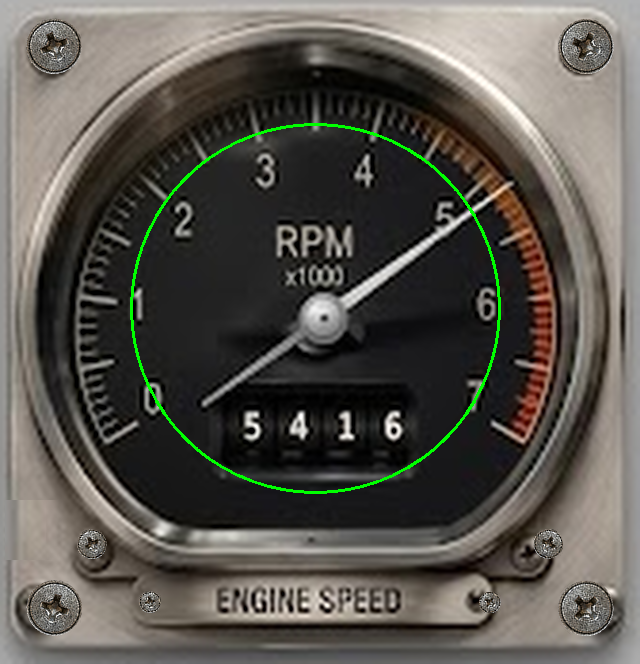
#> input picture scripts/bezel_ring_184.png, 640 x 664 px, given in place of media_1788522554491.png, which was not available
$ python build_pristine_meters.py
#> lines starting #> are read from the running program, lines starting #| are printed output that depends on the picture; after the words box and inside, x2 and y2 are one past the last pixel; in counts of white or black regions, pixels touching at a corner belong together; pictures that were not available may be replaced by others from this repository, and a replacement may not be noted
import cv2
import numpy as np
from PIL import Image, ImageDraw, ImageFont
import os

p_ideal = r'C:\Users\Asus\.gemini\antigravity-ide\brain\24d35c95-0833-406d-837e-c0d9de503aa8\.user_uploaded\media_1788522554491.png'
im_ideal = cv2.imread(p_ideal)
#> im_ideal is the input picture: shape (664, 640, 3); mean B, G, R 78.2, 85, 87.7

# 1. Symmetric Square Crop from Gauge 1
crop = im_ideal[7:175, 6:174]
W_4X, H_4X = 640, 664
chassis = cv2.resize(crop, (W_4X, H_4X), interpolation=cv2.INTER_LANCZOS4)
M_shift = np.float32([[1, 0, 2], [0, 1, 0]])
chassis = cv2.warpAffine(chassis, M_shift, (W_4X, H_4X), borderMode=cv2.BORDER_REFLECT)

cx, cy = 320, 308

# 2. Seamlessly erase extra screw on lower left with Gaussian-feathered mirror patch
clean_right = chassis[500:560, 580:635]
clean_left = cv2.flip(clean_right, 1)
ph, pw = clean_left.shape[:2]
#> ph = 60; pw = 55
alpha = np.ones((ph, pw), dtype=np.float32)
border = 10
for i in range(border):
    f = i / float(border)
    alpha[i, :] = np.minimum(alpha[i, :], f)
    alpha[-1-i, :] = np.minimum(alpha[-1-i, :], f)
    alpha[:, i] = np.minimum(alpha[:, i], f)
    alpha[:, -1-i] = np.minimum(alpha[:, -1-i], f)
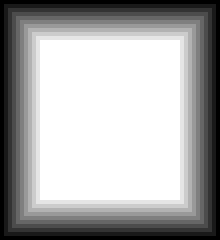
#> alpha: shape (60, 55) float32 (shown 4 times larger); min 0, max 1, mean 0.663
alpha = cv2.GaussianBlur(alpha, (15, 15), 0)[:, :, None]

target = chassis[500:560, 5:60].astype(np.float32)
chassis[500:560, 5:60] = (target * (1.0 - alpha) + clean_left.astype(np.float32) * alpha).astype(np.uint8)
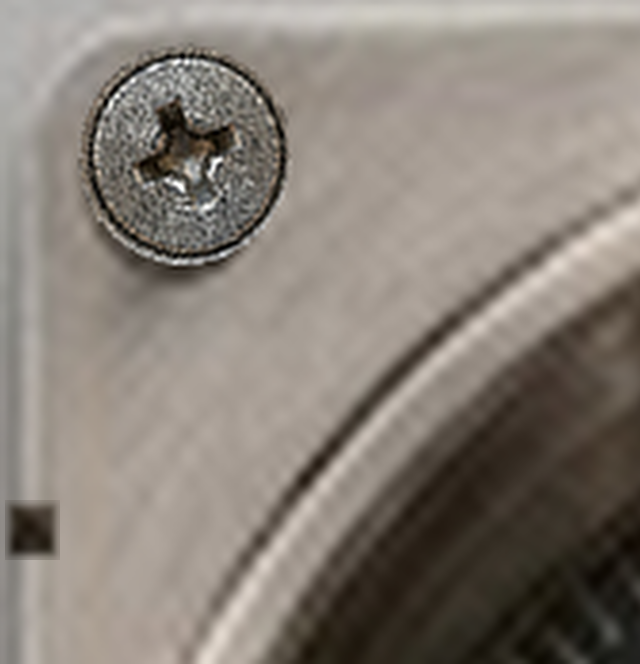
#> chassis: shape (664, 640, 3); mean B, G, R 118.9, 127.4, 135.4

# 3. Build Pristine Deep Matte Black Dial Face (Radius 250 with flat bottom at 482)
dial_r = 250
dial_mask = np.zeros((H_4X, W_4X), dtype=np.uint8)
cv2.circle(dial_mask, (cx, cy), dial_r, 255, -1)
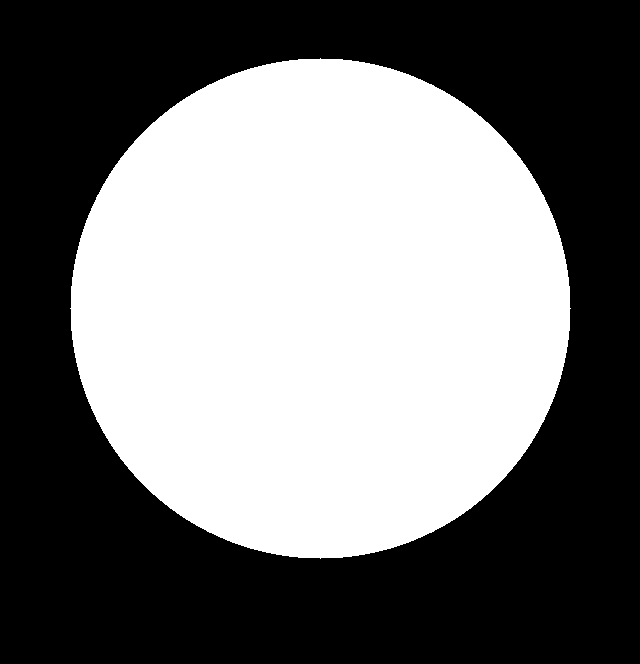
#> dial_mask: shape (664, 640); 46.2% white; 1 white region, box (x1, y1, x2, y2) and area: (70, 58, 571, 559) 196321
dial_mask[482:, :] = 0

Y, X = np.ogrid[:H_4X, :W_4X]
dist = np.sqrt((X - cx)**2 + (Y - cy)**2)
norm_dist = np.clip(dist / float(dial_r), 0, 1.0)

center_col = np.array([36, 38, 42], dtype=np.float32)
edge_col = np.array([14, 15, 18], dtype=np.float32)

dial_bg = np.zeros((H_4X, W_4X, 3), dtype=np.float32)
for c in range(3):
    dial_bg[:, :, c] = center_col[c] + (edge_col[c] - center_col[c]) * (norm_dist ** 1.3)

np.random.seed(42)
noise = np.random.normal(0, 1.2, (H_4X, W_4X, 3)).astype(np.float32)
dial_bg = np.clip(dial_bg + noise, 0, 255).astype(np.uint8)

feather_mask = np.clip((dial_r + 1 - dist) / 2.0, 0, 1.0)[:, :, None]
feather_mask[482:, :] = 0
chassis_dial = chassis.astype(np.float32) * (1.0 - feather_mask) + dial_bg.astype(np.float32) * feather_mask
master_blank = chassis_dial.astype(np.uint8)

# Recessed odometer drum window
master_blank[396:456, 206:434] = [14, 15, 17]
#> master_blank: shape (664, 640, 3); mean B, G, R 75.6, 81, 86.7

# Clean plaque strip y: 580..630, x: 170..470 (centered at 320!)
plaque_raw = master_blank[580:630, 170:470]
clean_slice = plaque_raw[8:42, 20:30]
replicated = cv2.resize(clean_slice, (240, 34), interpolation=cv2.INTER_LINEAR)
plaque_clean = plaque_raw.copy()
plaque_clean[8:42, 30:270] = replicated
p_noise = np.random.normal(0, 1.2, replicated.shape).astype(np.float32)
plaque_clean[8:42, 30:270] = np.clip(plaque_clean[8:42, 30:270].astype(np.float32) + p_noise, 0, 255).astype(np.uint8)
master_blank[580:630, 170:470] = plaque_clean
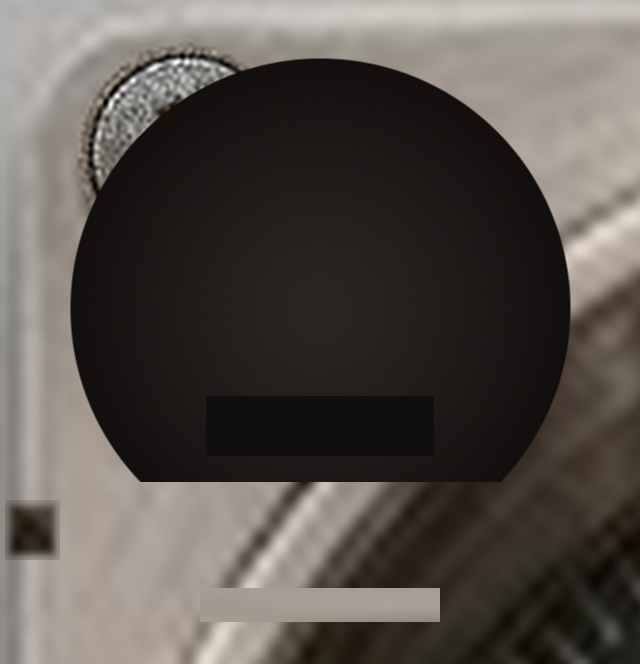
#> master_blank: shape (664, 640, 3); mean B, G, R 76.8, 82.3, 88

# 4. Stamp High-Definition Aerospace Stainless Steel Screws
stamp = cv2.imread('scripts/pristine_screw_stamp.png', cv2.IMREAD_UNCHANGED)
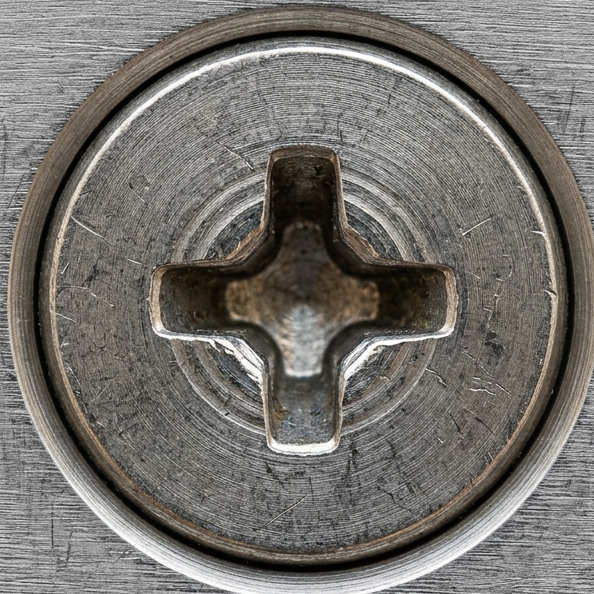
#> input picture scripts/pristine_screw_stamp.png, 594 x 594 px, found by its file name
#> stamp is the input picture: shape (594, 594, 4); mean B, G, R, A 109.1, 114.2, 117.2, 194.2

def stamp_screw(bg, x_center, y_center, size, angle_deg=0):
#> called with x_center = 54, y_center = 46, size = 56, angle_deg = 22
    s = cv2.resize(stamp, (size, size), interpolation=cv2.INTER_LANCZOS4)
    if angle_deg != 0:
        M = cv2.getRotationMatrix2D((size//2, size//2), angle_deg, 1.0)
        s = cv2.warpAffine(s, M, (size, size), flags=cv2.INTER_LANCZOS4, borderMode=cv2.BORDER_CONSTANT, borderValue=(0,0,0,0))
    half = size // 2
    x1, y1 = x_center - half, y_center - half
    x2, y2 = x1 + size, y1 + size
    bx1, by1, bx2, by2 = max(0, x1), max(0, y1), min(bg.shape[1], x2), min(bg.shape[0], y2)
#> bx1 = 26; by1 = 18; bx2 = 82; by2 = 74
    sx1, sy1 = bx1 - x1, by1 - y1
#> sx1 = 0; sy1 = 0
    sx2, sy2 = sx1 + (bx2 - bx1), sy1 + (by2 - by1)
#> sx2 = 56; sy2 = 56
    if bx2 <= bx1 or by2 <= by1: return
    s_crop = s[sy1:sy2, sx1:sx2]
    alpha = (s_crop[:, :, 3].astype(np.float32) / 255.0)[:, :, None]
#> alpha: shape (56, 56, 1) float32
    bgr = s_crop[:, :, :3].astype(np.float32)
    target = bg[by1:by2, bx1:bx2].astype(np.float32)
#> target: shape (56, 56, 3) float32
    blended = target * (1.0 - alpha) + bgr * alpha
    bg[by1:by2, bx1:bx2] = blended.astype(np.uint8)

# Stamp 4 Corner Screws (Mathematically aligned: equidistant 54px from left/right borders, 46px/56px from top/bottom)
stamp_screw(master_blank, 54, 46, 56, angle_deg=22)       # Top-Left
stamp_screw(master_blank, 586, 46, 56, angle_deg=68)      # Top-Right
#> in stamp_screw (call 2), `bg[by1:by2, bx1:bx2] = blended.astype(np.uint8)`: bg: shape (664, 640, 3); mean B, G, R 76.1, 81.5, 87.3
stamp_screw(master_blank, 54, 608, 56, angle_deg=-15)     # Bottom-Left
#> in stamp_screw (call 3), `bg[by1:by2, bx1:bx2] = blended.astype(np.uint8)`: bg: shape (664, 640, 3); mean B, G, R 75.8, 81.2, 86.9
stamp_screw(master_blank, 586, 608, 56, angle_deg=45)     # Bottom-Right
#> call 4 of stamp_screw, with x_center = 586, y_center = 608, size = 56, angle_deg = 45
#> in stamp_screw (call 4), `bg[by1:by2, bx1:bx2] = blended.astype(np.uint8)`:
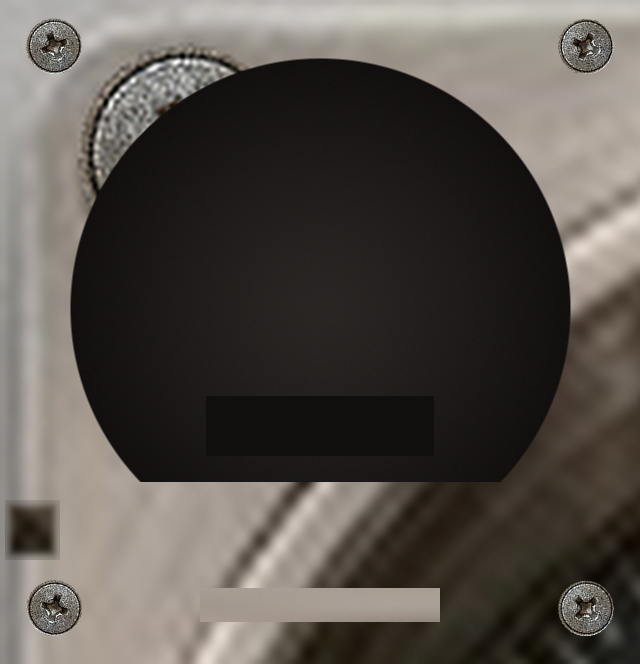
#> bg: shape (664, 640, 3); mean B, G, R 76.2, 81.6, 87.3

# Stamp 2 Bracket Screws
stamp_screw(master_blank, 94, 544, 30, angle_deg=30)      # Bracket Left
#> in stamp_screw (call 5), `alpha = (s_crop[:, :, 3].astype(np.float32) / 255.0)[:, :, None]`:
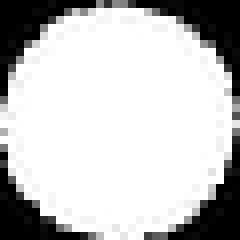
#> alpha: shape (30, 30, 1) float32 (shown 8 times larger); min 0, max 1, mean 0.762
stamp_screw(master_blank, 546, 544, 30, angle_deg=-25)    # Bracket Right

# Stamp 2 Plaque Screws
stamp_screw(master_blank, 152, 602, 22, angle_deg=12)     # Plaque Left
stamp_screw(master_blank, 488, 602, 22, angle_deg=55)     # Plaque Right

# 5. Fonts
font_plaque = ImageFont.truetype('C:\\Windows\\Fonts\\bahnschrift.ttf', 19)
font_unit = ImageFont.truetype('C:\\Windows\\Fonts\\bahnschrift.ttf', 32)
font_sub = ImageFont.truetype('C:\\Windows\\Fonts\\bahnschrift.ttf', 17)
font_num = ImageFont.truetype('C:\\Windows\\Fonts\\bahnschrift.ttf', 25)
font_num_sm = ImageFont.truetype('C:\\Windows\\Fonts\\bahnschrift.ttf', 21)

# Configurations for all 6 instruments
configs = [
    {
        'id': 'rpm',
        'plaque': 'ENGINE SPEED',
        'unit': 'RPM',
        'sub': 'x1000',
        'min_val': 0,
        'max_val': 7,
        'nums': ['0', '1', '2', '3', '4', '5', '6', '7'],
        'warning_start': 5,
        'danger_start': 6,
    },
    {
        'id': 'egt',
        'plaque': 'EXHAUST GAS TEMP',
        'unit': 'EGT',
        'sub': '°C',
        'min_val': 0,
        'max_val': 1300,
        'nums': ['0', '200', '400', '600', '800', '1000', '1200', '1300'],
        'warning_start': 1000,
        'danger_start': 1200,
    },
    {
        'id': 'fuel',
        'plaque': 'FUEL FLOW',
        'unit': 'FUEL',
        'sub': 'L/hr',
        'min_val': 0,
        'max_val': 40,
        'nums': ['0', '5', '10', '15', '20', '25', '30', '40'],
        'warning_start': 30,
        'danger_start': 36,
    },
    {
        'id': 'oil',
        'plaque': 'OIL PRESSURE',
        'unit': 'OIL',
        'sub': 'bar',
        'min_val': 0,
        'max_val': 10,
        'nums': ['0', '1.5', '3.0', '4.5', '6.0', '7.5', '9.0', '10'],
        'warning_start': 7.5,
        'danger_start': 9.0,
    },
    {
        'id': 'vib',
        'plaque': 'VIBRATION',
        'unit': 'VIB',
        'sub': 'g',
        'min_val': 0,
        'max_val': 10,
        'nums': ['0', '1.5', '3.0', '4.5', '6.0', '7.5', '9.0', '10'],
        'warning_start': 6.0,
        'danger_start': 8.0,
    },
    {
        'id': 'cht',
        'plaque': 'CYLINDER HEAD TEMP',
        'unit': 'CHT',
        'sub': '°C',
        'min_val': 0,
        'max_val': 220,
        'nums': ['0', '30', '60', '90', '120', '150', '180', '200', '220'],
        'warning_start': 160,
        'danger_start': 190,
    },
]

start_angle = 167.7
end_angle = 12.2 + 360 # 372.2°

for cfg in configs:
    img = master_blank.copy()

    # 6. Render Radial Scale Ticks & Redlines
    nums = cfg['nums']
    num_ticks = len(nums)
    tick_angles = np.linspace(start_angle, end_angle, num_ticks)

    for deg in np.linspace(start_angle, end_angle, (num_ticks - 1) * 5 + 1):
        rad = np.radians(deg)
        pct = (deg - start_angle) / (end_angle - start_angle)
        curr_val = cfg['min_val'] + pct * (cfg['max_val'] - cfg['min_val'])

        is_major = any(abs(deg - ta) < 0.5 for ta in tick_angles)
        r_inner = 216 if is_major else 226
        r_outer = 238

        # In BGR:
        color = (218, 232, 238) # Ivory
        if curr_val >= cfg['danger_start']:
            color = (45, 45, 225) # Red in BGR
        elif curr_val >= cfg['warning_start']:
            color = (35, 155, 235) # Amber in BGR

        x1 = int(cx + r_inner * np.cos(rad))
        y1 = int(cy + r_inner * np.sin(rad))
        x2 = int(cx + r_outer * np.cos(rad))
        y2 = int(cy + r_outer * np.sin(rad))

        thickness = 3 if is_major else 1
        cv2.line(img, (x1, y1), (x2, y2), color, thickness, cv2.LINE_AA)

        if curr_val >= cfg['warning_start']:
            rx1 = int(cx + 232 * np.cos(rad))
            ry1 = int(cy + 232 * np.sin(rad))
            rx2 = int(cx + 238 * np.cos(rad))
            ry2 = int(cy + 238 * np.sin(rad))
            arc_col = (45, 45, 225) if curr_val >= cfg['danger_start'] else (35, 140, 235)
            cv2.line(img, (rx1, ry1), (rx2, ry2), arc_col, 4, cv2.LINE_AA)

    # Convert to PIL for crisp typography
    img_pil = Image.fromarray(cv2.cvtColor(img, cv2.COLOR_BGR2RGB))
    draw = ImageDraw.Draw(img_pil)

    # 7. Numbers along circumference
    r_num = 186
    for deg, txt in zip(tick_angles, nums):
        if not txt:
            continue
        rad = np.radians(deg)
        nx = int(cx + r_num * np.cos(rad))
        ny = int(cy + r_num * np.sin(rad))

        f = font_num_sm if len(txt) >= 4 else font_num
        nbb = f.getbbox(txt)
        nw, nh = nbb[2] - nbb[0], nbb[3] - nbb[1]
        draw.text((nx - nw // 2, ny - nh // 2), txt, font=f, fill=(238, 232, 218, 255))

    # 8. Unit & SubUnit text
    u = cfg['unit']
    s = cfg['sub']
    ubb = font_unit.getbbox(u)
    uw = ubb[2] - ubb[0]
    draw.text((cx - uw // 2, 195), u, font=font_unit, fill=(238, 232, 218, 255))

    sbb = font_sub.getbbox(s)
    sw = sbb[2] - sbb[0]
    draw.text((cx - sw // 2, 238), s, font=font_sub, fill=(185, 175, 155, 255))

    # 9. Plaque parameter label
    plabel = cfg['plaque']
    pbb = font_plaque.getbbox(plabel)
    pw = pbb[2] - pbb[0]
    ph = pbb[3] - pbb[1]
    px = cx - pw // 2
    py = 605 - ph // 2
    draw.text((px - 1, py - 1), plabel, font=font_plaque, fill=(255, 255, 255, 130))
    draw.text((px, py), plabel, font=font_plaque, fill=(35, 38, 42, 255))

    out_path = os.path.join('frontend', 'public', f'meter_base_{cfg["id"]}.png')
    img_pil.save(out_path)
    print(f'Generated pristine base with perfect screws: {out_path}')

print('All 6 instruments generated with mathematical precision, aligned screws, and flawless aesthetics!')
